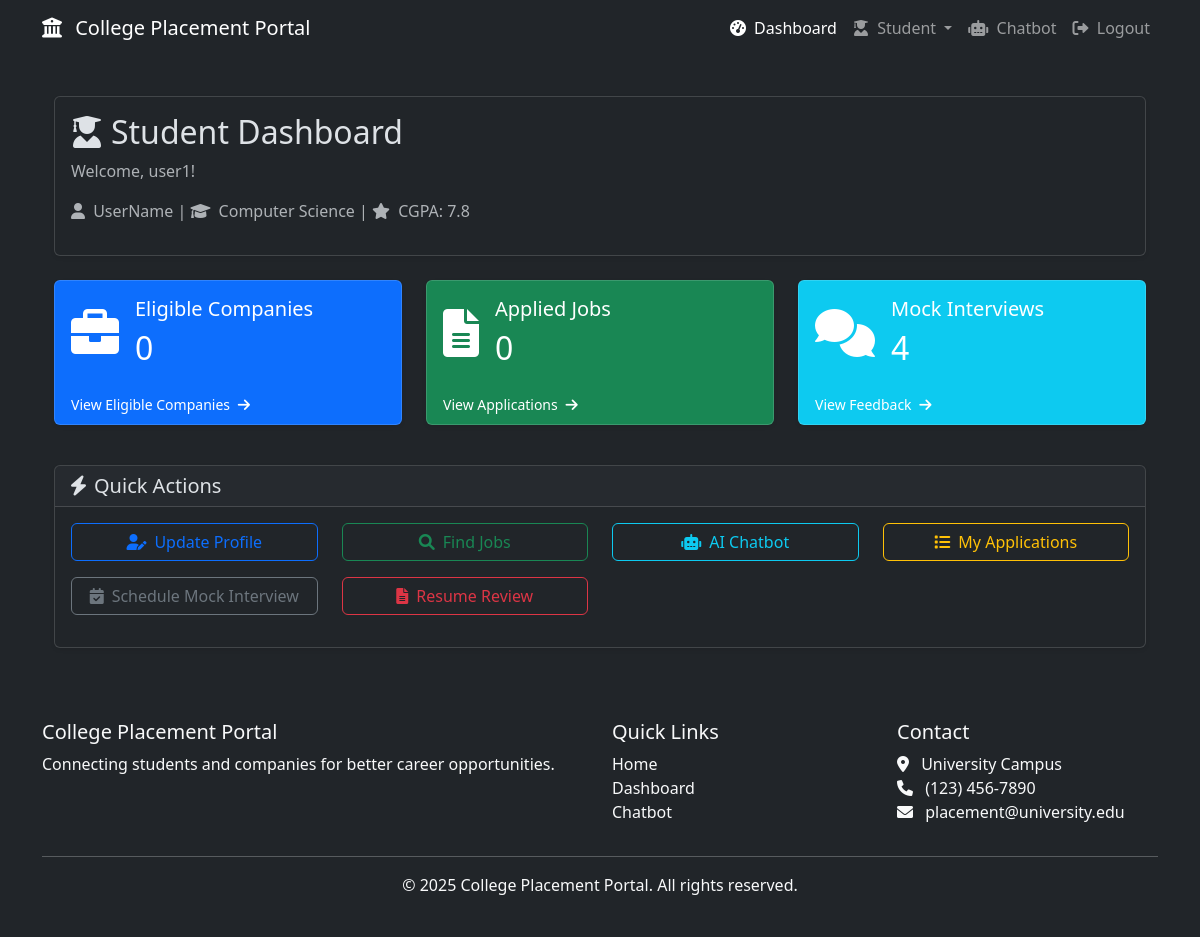
The app's page /student/dashboard (signed in) with its own data.
### models.py (models this page shows, shortened)
class User(UserMixin, db.Model):
    id = db.Column(db.Integer, primary_key=True)
    username = db.Column(db.String(64), unique=True, nullable=False)
    email = db.Column(db.String(120), unique=True, nullable=False)
    password_hash = db.Column(db.String(256), nullable=False)
    role = db.Column(db.String(20), nullable=False)
    created_at = db.Column(db.DateTime, default=datetime.utcnow)
    student_profile = db.relationship('StudentProfile', backref='user', uselist=False, cascade='all, delete-orphan')
    company_profile = db.relationship('CompanyProfile', backref='user', uselist=False, cascade='all, delete-orphan')
    cdc_profile = db.relationship('CDCProfile', backref='user', uselist=False, cascade='all, delete-orphan')
    def is_student(self):
        return self.role == ROLE_STUDENT

class StudentProfile(db.Model):
    id = db.Column(db.Integer, primary_key=True)
    user_id = db.Column(db.Integer, db.ForeignKey('user.id'), nullable=False)
    full_name = db.Column(db.String(100), nullable=False)
    roll_number = db.Column(db.String(20), unique=True, nullable=False)
    branch = db.Column(db.String(50), nullable=False)
    cgpa = db.Column(db.Float, nullable=False)
    resume_file = db.Column(db.String(255), nullable=True)  # Path to uploaded PDF resume
    skills = db.Column(db.Text, nullable=True)  # Extracted skills from resume
    applications = db.relationship('Application', backref='student', cascade='all, delete-orphan')
    mock_interviews = db.relationship('MockInterview', backref='student', cascade='all, delete-orphan')
    resume_analyses = db.relationship('ResumeAnalysis', backref='student', cascade='all, delete-orphan')
    chatbot_sessions = db.relationship('ChatbotSession', backref='student', cascade='all, delete-orphan')

### routes.py (the view)
@bp.route('/student/dashboard')
@login_required
def student_dashboard():
    if current_user.is_student():
        eligible_jobs_count = JobPosting.query.filter(
            JobPosting.application_deadline >= datetime.utcnow()
        ).count()
        applied_jobs = Application.query.filter_by(
            student_id=current_user.student_profile.id
        ).count()
        mock_interviews = MockInterview.query.filter_by(
            student_id=current_user.student_profile.id
        ).count()
        recent_applications = Application.query.filter_by(
            student_id=current_user.student_profile.id
        ).order_by(Application.applied_date.desc()).limit(5).all()
        return render_template(
            'student/dashboard.html',
            eligible_jobs_count=eligible_jobs_count,
            applied_jobs=applied_jobs,
            mock_interviews=mock_interviews,
            recent_applications=recent_applications
        )
    return render_template('student/dashboard.html', user=current_user)

### templates/student/dashboard.html (shortened to what this page needs)
{% extends "base.html" %}
{% block content %}
<div class="container">
    <div class="row mb-4">
        <div class="col-12">
            <div class="card shadow-sm">
                <div class="card-body">
                    <h2 class="card-title">
                        <i class="fas fa-user-graduate me-2"></i>Student Dashboard
                    </h2>
                    <p class="text-muted">Welcome, {{ current_user.username }}!</p>
                    {% if current_user.student_profile %}
                        <p class="text-muted">
                            <i class="fas fa-user me-1"></i>
                            {{ current_user.student_profile.full_name or "Complete your profile" }} |
                            <i class="fas fa-graduation-cap me-1"></i>
                            {{ current_user.student_profile.branch or "Branch not set" }} |
                            <i class="fas fa-star me-1"></i>
                            CGPA: {{ current_user.student_profile.cgpa or "Not set" }}
                        </p>
                    {% endif %}
                </div>
            </div>
        </div>
    </div>
    <div class="row mb-4">
        <div class="col-md-4">
            <div class="card bg-primary text-white mb-3 shadow-sm">
                <div class="card-body">
                    <div class="d-flex align-items-center">
                        <div class="me-3">
                            <i class="fas fa-briefcase fa-3x"></i>
                        </div>
                        <div>
                            <h5 class="card-title mb-0">Eligible Companies</h5>
                            <h2 class="mt-2 mb-0">{{ eligible_jobs_count|default(0) }}</h2>
                        </div>
                    </div>
                </div>
                <div class="card-footer bg-transparent border-top-0">
                    <a href="{{ url_for('routes.eligible_companies') }}" class="text-white text-decoration-none small">
                        View Eligible Companies <i class="fas fa-arrow-right ms-1"></i>
                    </a>
                </div>
            </div>
        </div>
        <div class="col-md-4">
            <div class="card bg-success text-white mb-3 shadow-sm">
                <div class="card-body">
                    <div class="d-flex align-items-center">
                        <div class="me-3">
                            <i class="fas fa-file-alt fa-3x"></i>
                        </div>
                        <div>
                            <h5 class="card-title mb-0">Applied Jobs</h5>
                            <h2 class="mt-2 mb-0">{{ applied_jobs|default(0) }}</h2>
                        </div>
                    </div>
                </div>
                <div class="card-footer bg-transparent border-top-0">
                    <a href="{{ url_for('routes.student_applications') }}" class="text-white text-decoration-none small">
                        View Applications <i class="fas fa-arrow-right ms-1"></i>
                    </a>
                </div>
            </div>
        </div>
        <div class="col-md-4">
            <div class="card bg-info text-white mb-3 shadow-sm">
                <div class="card-body">
                    <div class="d-flex align-items-center">
                        <div class="me-3">
                            <i class="fas fa-comments fa-3x"></i>
                        </div>
                        <div>
                            <h5 class="card-title mb-0">Mock Interviews</h5>
                            <h2 class="mt-2 mb-0">{{ mock_interviews|default(0) }}</h2>
                        </div>
                    </div>
                </div>
                <div class="card-footer bg-transparent border-top-0">
                    <a href="{{ url_for('routes.student_feedback') }}" class="text-white text-decoration-none small">
                        View Feedback <i class="fas fa-arrow-right ms-1"></i>
                    </a>
                </div>
            </div>
        </div>
    </div>
    <div class="row mb-4">
        <div class="col-12">
            <div class="card shadow-sm">
                <div class="card-header">
                    <h5 class="mb-0"><i class="fas fa-bolt me-2"></i>Quick Actions</h5>
                </div>
                <div class="card-body">
                    <div class="row">
                        <div class="col-md-3 mb-3">
                            <a href="{{ url_for('routes.student_profile') }}" class="btn btn-outline-primary w-100">
                                <i class="fas fa-user-edit me-2"></i>Update Profile
                            </a>
                        </div>
                        <div class="col-md-3 mb-3">
                            <a href="{{ url_for('routes.eligible_companies') }}" class="btn btn-outline-success w-100">
                                <i class="fas fa-search me-2"></i>Find Jobs
                            </a>
                        </div>
                        <div class="col-md-3 mb-3">
                            <a href="{{ url_for('routes.chatbot') }}" class="btn btn-outline-info w-100">
                                <i class="fas fa-robot me-2"></i>AI Chatbot
                            </a>
                        </div>
                        <div class="col-md-3 mb-3">
                            <a href="{{ url_for('routes.student_applications') }}" class="btn btn-outline-warning w-100">
                                <i class="fas fa-list me-2"></i>My Applications
                            </a>
                        </div>
                        <div class="col-md-3 mb-3">
                            <a href="{{ url_for('routes.schedule_mock_interview') }}" class="btn btn-outline-secondary w-100">
                                <i class="fas fa-calendar-check me-2"></i>Schedule Mock Interview
                            </a>
                        </div>
                        <div class="col-md-3 mb-3">
                            <a href="{{ url_for('routes.resume_review') }}" class="btn btn-outline-danger w-100">
                                <i class="fas fa-file-alt me-2"></i>Resume Review
                            </a>
                        </div>
                    </div>
                </div>
            </div>
        </div>
    </div>
</div>
{% endblock %}

### static/css/custom.css (style rules this page uses)
.card.shadow-sm { transition: transform 0.3s ease, box-shadow 0.3s ease; }
.card .card-body .fa-3x { transition: transform 0.3s ease; }

### records on screen
User: username "user1"
StudentProfile: student_profile "UserName", student_profile "Computer Science", student_profile "7.8"

### other values on screen
{{ eligible_jobs_count|default(0) }} "0"
{{ applied_jobs|default(0) }} "0"
{{ mock_interviews|default(0) }} "4"
